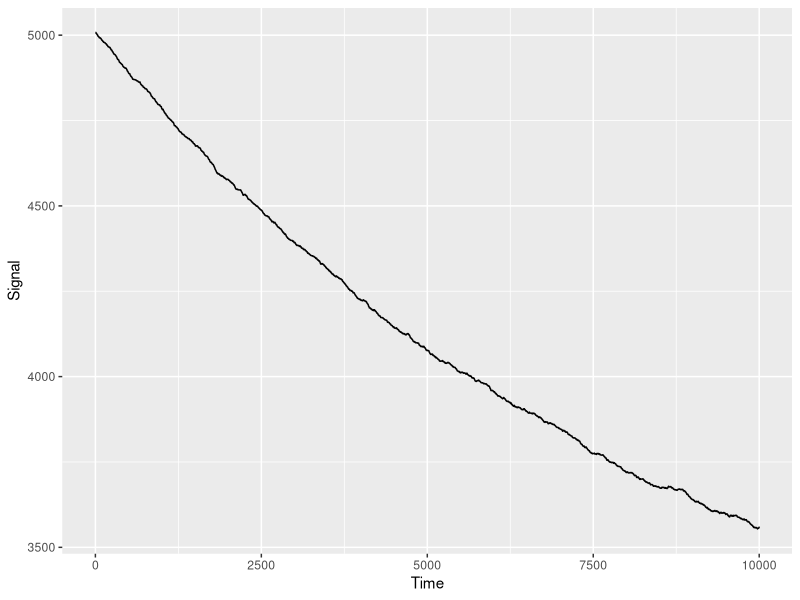
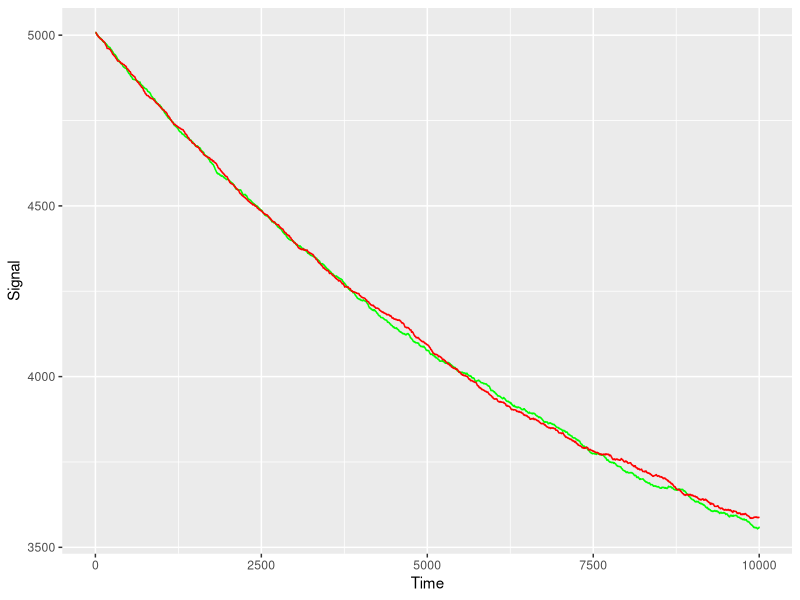

R code for these plots, in order: (Note: this script raises an error after producing the figures.)
library(ggplot2)



Number.Of.Synapses <- 10000

Numb.Trials <- 10000


#Creating data frame inital synaptic strengths 

Our.Synapses<- data.frame( "Synapse" = sample(x = 0:1, size = Number.Of.Synapses, replace = TRUE), 
                           "State" = sample(x = 1:1, size = Number.Of.Synapses, replace = TRUE))


# Synapse  <- sample(x = 0:1, size = 1000, replace = TRUE)
# State <- sample(x = 1:10, size = 1000, replace = TRUE)




x <- 1/2


# Defining function that creates the inital trace 

Inital.Trace <- function(Synapse.Input){
 
  
  New.Synapse.Input <- Synapse.Input
  #New.State <- Synapse.Input['Synapse']
  #New.Synapse <- Synapse['State']
 
   for (i in 1:length(Synapse.Input$State)){
    
    Potentiate.Or.Weaken <- sample(1:2,1)
    
    if (Potentiate.Or.Weaken == 2 && Synapse.Input$Synapse[i] == 1){
      Probability.of.MetaPlastic.Event  <- x^Synapse.Input$State[i]/(1-x)
      
      Updated.State <- Synapse.Input$State[i] + sample(0:1, 1, prob = c(1-Probability.of.MetaPlastic.Event, Probability.of.MetaPlastic.Event))
      New.Synapse.Input$State[i] <- Updated.State   
      
    }else if (Potentiate.Or.Weaken == 1 && Synapse.Input$Synapse[i] == 1){
      
      Probability.of.Plastic.Event <- x^(Synapse.Input$State[i]-1)
      
      Updated.Synapse <- Synapse.Input$Synapse[i] - sample(0:1,1, prob = c(1- Probability.of.Plastic.Event, Probability.of.Plastic.Event))
      
      if (Updated.Synapse == 0){
        
        New.Synapse.Input$State[i] <- 1
      }
      
      New.Synapse.Input$Synapse[i] <- Updated.Synapse 
   
    }else if(Potentiate.Or.Weaken == 1 && Synapse.Input$Synapse[i] == 0){
      
      Probability.of.MetaPlastic.Event <- x^Synapse.Input$State[i]/(1-x)
      
      Updated.State <- Synapse.Input$State[i] + sample(0:1, 1, prob = c(1-Probability.of.MetaPlastic.Event, Probability.of.MetaPlastic.Event))
      
      New.Synapse.Input$State[i] <- Updated.State
    }else if(Potentiate.Or.Weaken == 2 && Synapse.Input$Synapse[i] == 0){
      
      Probability.of.Plastic.Event <-x^(Synapse.Input$State[i]-1)
      
      Updated.Synapse <- Synapse.Input$Synapse[i] + sample(0:1,1, prob = c(1- Probability.of.Plastic.Event, Probability.of.Plastic.Event))
      
      if(Updated.Synapse == 1){
        
        New.Synapse.Input$State[i] <- 1
      }
      
      New.Synapse.Input$Synapse[i] <- Updated.Synapse 
      
    }
   }
  return(New.Synapse.Input)
}


# Defining the function that continues plastic modification 

Random.Plastic.Events <- function(Synapse.Input){
  
  
  New.Synapse.Input <- Synapse.Input
  #New.State <- Synapse.Input['Synapse']
  #New.Synapse <- Synapse['State']
  
  Potentiate.Or.Weaken <- sample(1:2,1)
  
  if (Potentiate.Or.Weaken == 2 && Synapse.Input$Synapse == 1){
    Probability.of.MetaPlastic.Event  <- x^Synapse.Input$State/(1-x)
    
    Updated.State <- Synapse.Input$State + sample(0:1, 1, prob = c(1-Probability.of.MetaPlastic.Event, Probability.of.MetaPlastic.Event))
    
    New.Synapse.Input$State <- Updated.State   
    
  }else if (Potentiate.Or.Weaken == 1 && Synapse.Input$Synapse == 1){
    
    Probability.of.Plastic.Event <- x^(Synapse.Input$State-1)
    
    Updated.Synapse <- Synapse.Input$Synapse - sample(0:1,1, prob = c(1- Probability.of.Plastic.Event, Probability.of.Plastic.Event))
    
    if (Updated.Synapse == 0){
      
      New.Synapse.Input$State <- 1
    }
    
    New.Synapse.Input$Synapse <- Updated.Synapse 
    
  }else if(Potentiate.Or.Weaken == 1 && Synapse.Input$Synapse == 0){
    
    Probability.of.MetaPlastic.Event <- x^Synapse.Input$State/(1-x)
    
    Updated.State <- Synapse.Input$State + sample(0:1, 1, prob = c(1-Probability.of.MetaPlastic.Event, Probability.of.MetaPlastic.Event))
    
    New.Synapse.Input$State <- Updated.State
  }else if(Potentiate.Or.Weaken == 2 && Synapse.Input$Synapse == 0){
    
    Probability.of.Plastic.Event <-x^(Synapse.Input$State-1)
    
    Updated.Synapse <- Synapse.Input$Synapse + sample(0:1,1, prob = c(1- Probability.of.Plastic.Event, Probability.of.Plastic.Event))
    
    if(Updated.Synapse == 1){
      
      New.Synapse.Input$State <- 1
    }
    
    New.Synapse.Input$Synapse <- Updated.Synapse 
    
  }
  
  return(New.Synapse.Input)
}

#Function That Does Random Updating 


Random.Mod.Function <- function(Memory.Trace){
  
  Memory.Trace.Synapse.Coloumns <- which(Memory.Trace$Synapse != Our.Synapses$Synapse)
  
  Memory.Trace.Synapse.Coloumns.Values <- Memory.Trace$Synapse[c(Memory.Trace.Synapse.Coloumns)]
  
  Count.Signal <- 0
  Updated.Signal <- 0
  
  Updated.Memory.State <- Memory.Trace
  
  for (i in 1:Numb.Trials){
    
    Pick.Synapse <- (sample(1:Number.Of.Synapses, 1))
    
    Selected.Synapse <-  (Updated.Memory.State[Pick.Synapse,])
    
    New.State <-  (Random.Plastic.Events(Selected.Synapse))
    
    Updated.Memory.State$Synapse[Pick.Synapse] <- New.State$Synapse
    
    Updated.Memory.State$State[Pick.Synapse] <- New.State$State
    
    Updated.Memory.Trace.Coloumns.Values <- Updated.Memory.State$Synapse[c(Memory.Trace.Synapse.Coloumns)]
    
    Updated.Signal[i] <- (Signal.Inital - sum(Updated.Memory.Trace.Coloumns.Values != Memory.Trace.Synapse.Coloumns.Values))
    
    Count.Signal[i] <- Updated.Signal[i]
    
    
    # Need code that tracks signal and stores it so that a plot of trials$signal can be made 
    
    # Need code that makes a new memory trace and "Reinforces the memory" 
  }
  
  return(Count.Signal)
}



#Creating inital trace 


Memory.Trace <- Inital.Trace(Our.Synapses)

Signal.Inital <-  (Number.Of.Synapses - sum(Memory.Trace$Synapse == Our.Synapses$Synapse))

Signal.Inital


# Randomly selects a synapse for modification n amount of times 

Random.Mod.Function(Memory.Trace)


# Creates data for plotting

X.Axis <- (1:Numb.Trials)


Model.Data <- data.frame(Time = X.Axis, Signal = Random.Mod.Function(Memory.Trace))

Model.Data.4 <- data.frame(Time = X.Axis, Signal.2 = Random.Mod.Function(Memory.Trace))

# Plot.Data <- rbind(Model.Data,Model.Data.4)

# Makes Plot 

library(ggplot2)

ggplot(Model.Data, aes(x = Time, y = Signal)) + 
  
  geom_line()


ggplot() + 
  geom_line(data=Model.Data, aes(x = Time, y = Signal), color='green') + 
  geom_line(data=Model.Data.4, aes(x = Time, y = Signal.2  ), color='red')



ggplot(Model.Data, Model.Data.4, aes(x = Time)) + 
  geom_line(aes(y = Signal), color = "darkred") + 
  geom_line(aes(y = Signal.2), color="steelblue", linetype="twodash") 


# plot(X.Axis, Random.Mod.Function(Memory.Trace))







 # ----This was test code not nessecary to run model---- 

Memory.Trace.Synapse.Coloumns <- which(Memory.Trace$Synapse != Our.Synapses$Synapse)

Memory.Trace.Synapse.Coloumns


Updated.Memory.Trace.Coloumns.Values <-  Updated.Memory.State$Synapse[c(Memory.Trace.Synapse.Coloumns)]


Memory.Trace.Synapse.Coloumns.Values <- Memory.Trace$Synapse[c(Memory.Trace.Synapse.Coloumns)]


# Creating the second memory trace 

Second.Memory.Trace <- Inital.Trace(Updated.Memory.State)

Second.Updated.Memory.Trace.Coloumns <- which(Second.Memory.Trace$Synapse != Updated.Memory.State)























